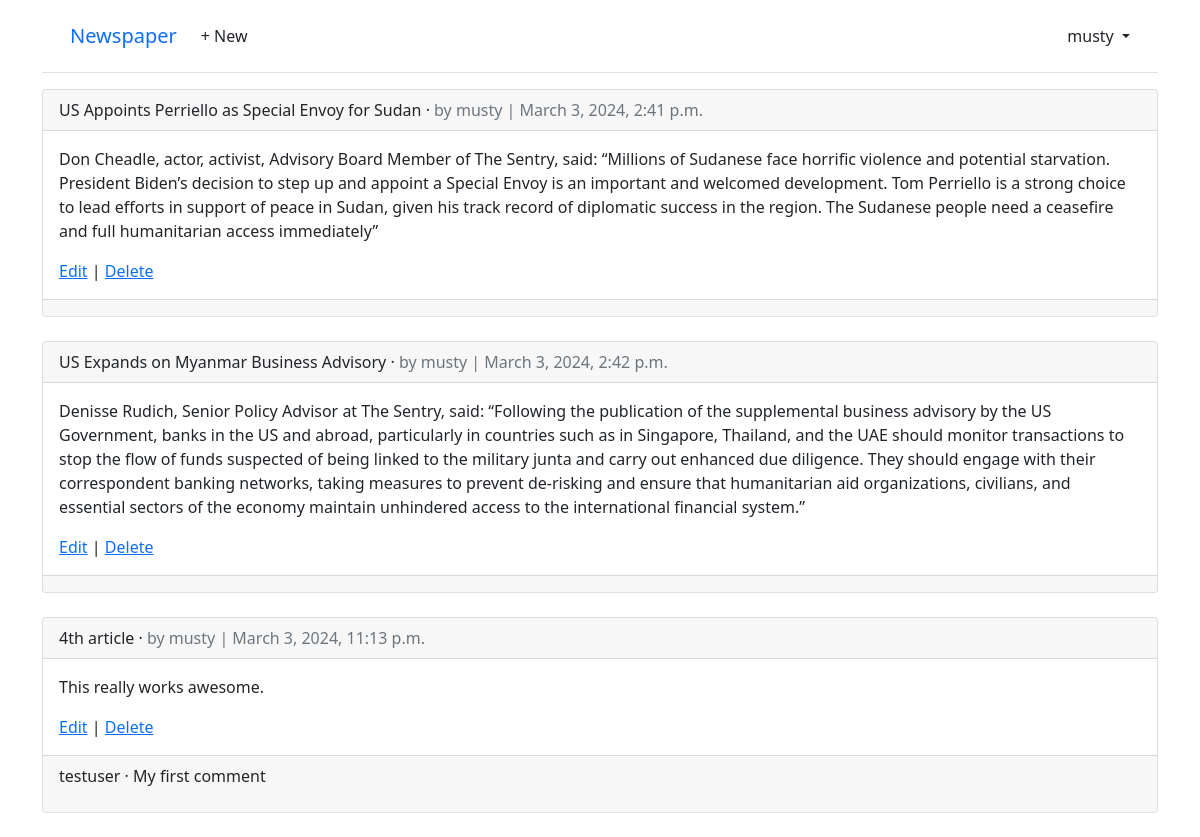
The page /articles/ (signed in) on the database its author committed.
### users/models.py (models this page shows)
class CustomUser(AbstractUser):
    age = models.PositiveBigIntegerField(null=True, blank=True)

### articles/models.py (models this page shows, shortened)
class Article(models.Model):
    title = models.CharField(max_length=255)
    body = models.TextField()
    date = models.DateTimeField(auto_now_add=True)
    author = models.ForeignKey(get_user_model(), on_delete=models.CASCADE)

class Comment(models.Model):
    article = models.ForeignKey(Article, on_delete=models.CASCADE, related_name = 'comments',)
    comment = models.CharField(max_length=140)
    author = models.ForeignKey(
        get_user_model(),
        on_delete=models.CASCADE,
    )
    def __str__(self):
        return self.comment

### articles/views.py (the view)
# urls.py: path('', ArticleListView.as_view(), name='article_list'),
class ArticleListView(LoginRequiredMixin, ListView):
    model = Article
    template_name = 'article_list.html'

### templates/article_list.html (shortened to what this page needs)
{% extends 'base.html' %}
{% block content %}
  {% for article in object_list %}
    <div class="card">
      <div class="card-header">
        <span class="font-weight-bold">{{ article.title }}</span> &middot;
        <span class="text-muted">by {{ article.author }} |
        {{ article.date }}</span>
      </div>
      <div class="card-body">
        <p>{{ article.body }}</p>
        <a href="{% url 'article_edit' article.pk %}">Edit</a> |
        <a href="{% url 'article_delete' article.pk %}">Delete</a>
      </div>
      <div class="card-footer">
        {% for comment in article.comments.all %}
          <p>
            <span class="font-weight-bold">{{ comment.author }} &middot;</span>
            {{ comment }}
          </p>
        {% endfor %}
      </div>
    </div>
    <br />
  {% endfor %}
{% endblock content %}

### templates/base.html (shortened to what this page needs)
<!DOCTYPE html>
<html>
<head>
  <link href="https://cdn.jsdelivr.net/npm/bootstrap@5.1.3/dist/css/bootstrap.min.css" rel="stylesheet"
>
</head>
<body>
  <div class="container">
    <header class="p-3 mb-3 border-bottom">
      <div class="container">
        <div class="d-flex flex-wrap align-items-center justify-content-center
          justify-content-lg-start">
          <a class="navbar-brand" href="{% url 'home' %}">Newspaper</a>
          <ul class="nav col-12 col-lg-auto me-lg-auto mb-2 justify-content-center
            mb-md-0">
            {% if user.is_authenticated %}
            <li><a href="{% url 'article_new' %}" class="nav-link px-2 link-dark">+ New</a></li>
          </ul>
          <div class="dropdown text-end">
            <a href="#" class="d-block link-dark text-decoration-none dropdown-toggle" id="dropdownUser1"
              data-bs-toggle="dropdown" aria-expanded="false">
              {{ user.username }}
            </a>
          </div>
          {% else %}
          <div class="text-end">
            <a href="{% url 'login' %}" class="btn btn-outline-primary me-2">Log
              In</a>
            <a href="{% url 'signup' %}" class="btn btn-primary">Sign Up</a>
          </div>
          {% endif %}
        </div>
      </div>
    </header>
    <main>
      {% block content %}
      {% endblock content %}
    </main>
  </div>
</body>
</html>

### rows shown on the page
CustomUser: username "musty"
Article: title "US Appoints Perriello as Special Envoy for Sudan", author "musty", date "March 3, 2024, 2:41 p.m.", body "Don Cheadle, actor, activist, Advisory Board Member of The Sentry, said: “Millions of Sudanese face horrific violence and potential starvation. President Biden’s decision to step up and appoint a Special Envoy is an important and welcomed development. Tom Perriello is a strong choice to lead efforts in support of peace in Sudan, given his track record of diplomatic success in the region. The Sudanese people need a ceasefire and full humanitarian access immediately”"
Article: title "US Expands on Myanmar Business Advisory", author "musty", date "March 3, 2024, 2:42 p.m.", body "Denisse Rudich, Senior Policy Advisor at The Sentry, said: “Following the publication of the supplemental business advisory by the US Government, banks in the US and abroad, particularly in countries such as in Singapore, Thailand, and the UAE should monitor transactions to stop the flow of funds suspected of being linked to the military junta and carry out enhanced due diligence. They should engage with their correspondent banking networks, taking measures to prevent de-risking and ensure that humanitarian aid organizations, civilians, and essential sectors of the economy maintain unhindered access to the international financial system.”"
Article: title "4th article", author "musty", date "March 3, 2024, 11:13 p.m.", body "This really works awesome."
Comment: author "testuser", comment "My first comment"
